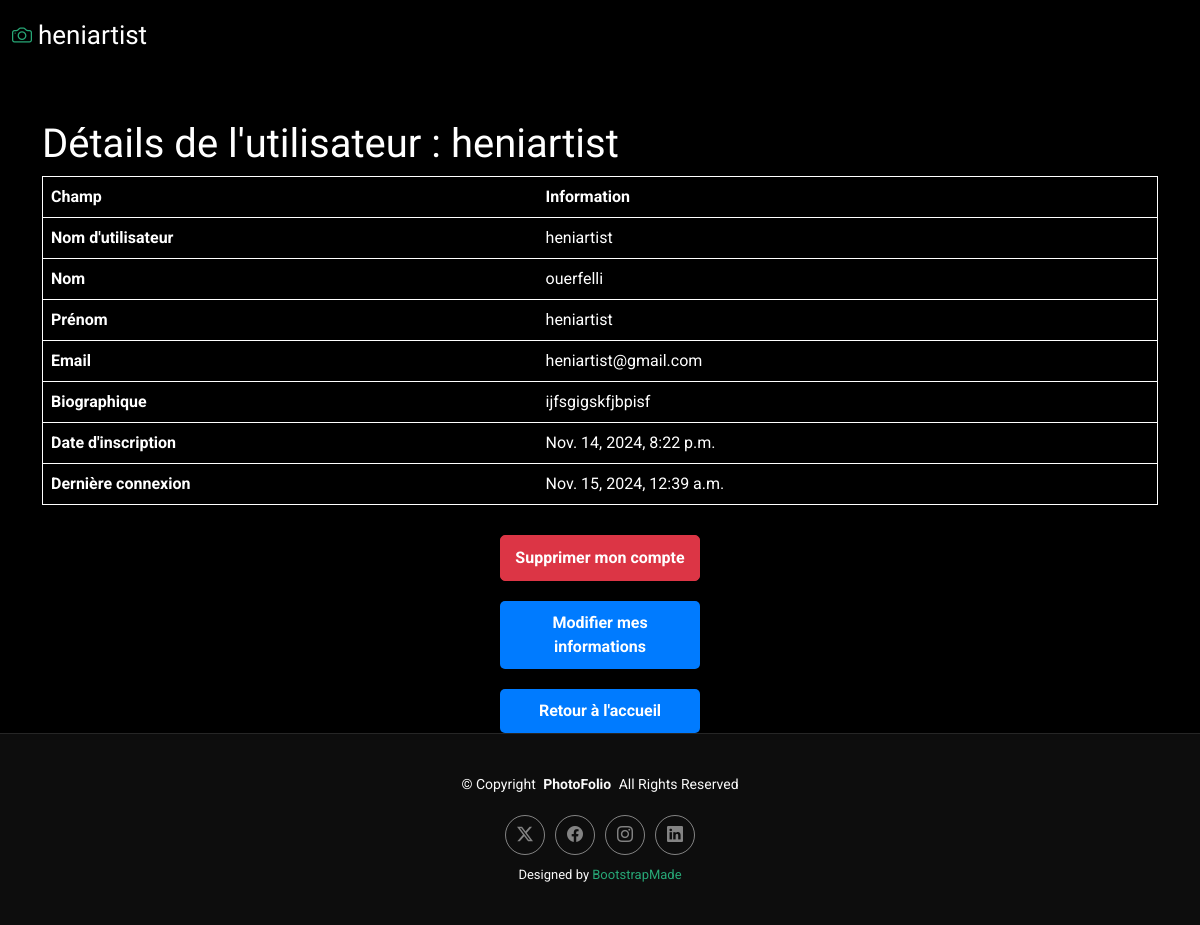
The page /details/10/ (signed in) on the database as committed earlier.
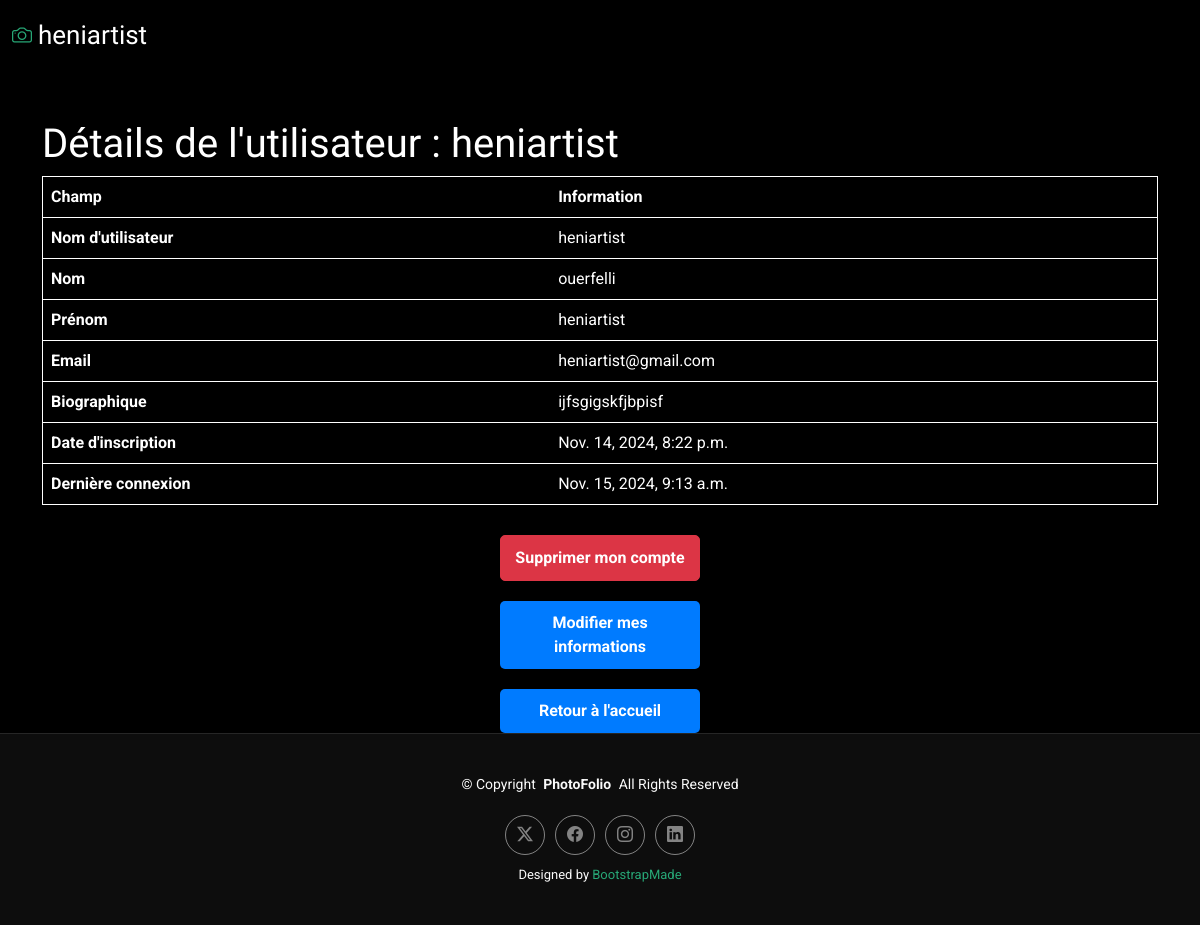
The same page on the database as committed later.
### users/models.py (models this page shows, shortened)
class User(AbstractUser):
    biography = models.TextField(blank=True, null=True,help_text="Une brève biographie ou description")
    first_name = models.CharField(max_length=30, validators=[only_Letters])
    last_name = models.CharField(max_length=30, validators=[only_Letters])
    email = models.EmailField(unique=True,validators=[Email_Valide])
    username = models.CharField(max_length=50, unique=True)
    USERNAME_FIELD="username"
    is_artist = models.BooleanField(default=False, help_text="Indique si l'utilisateur est un artiste")
    class Meta:
        verbose_name = "User"

### users/views.py (the view)
# urls.py: path('details/<int:pk>/', UserDetails.as_view(), name='user_details'),
class UserDetails(LoginRequiredMixin, DetailView):
    model = User
    template_name = "details.html"
    context_object_name = "user_details"

### users/templates/details.html (shortened to what this page needs)
{% load static %}
<!DOCTYPE html>
<html lang="en">
<head>
  <link href="{% static 'assets/vendor/bootstrap/css/bootstrap.min.css'%}" rel="stylesheet">
  <link href="{% static 'assets/vendor/bootstrap-icons/bootstrap-icons.css' %}" rel="stylesheet">
  <link href="{% static 'assets/vendor/aos/aos.css' %}" rel="stylesheet">
  <link href="{% static 'assets/vendor/glightbox/css/glightbox.min.css' %}" rel="stylesheet">
  <link href="{% static 'assets/vendor/swiper/swiper-bundle.min.css' %}" rel="stylesheet">
  <link href="{% static 'assets/css/main.css'%}" rel="stylesheet">
</head>
<body class="index-page">
  <header id="header" class="header d-flex align-items-center sticky-top">
    <div class="container-fluid position-relative d-flex align-items-center justify-content-between">
        <a href="{% url 'home' %}" class="logo d-flex align-items-center me-auto me-xl-0">
            <i class="bi bi-camera"></i>
              <h1 class="sitename">{{ user_details.username }}</h1>
          </a>
    </div>
  </header>
  <div class="container mt-5">
    <h1>Détails de l'utilisateur : {{ user_details.username }}</h1>
    <table class="table table-striped" style="border: 1px solid white; background-color: black !important; color: white;">
        <thead>
            <tr >
                <th scope="col">Champ</th>
                <th scope="col">Information</th>
            </tr>
        </thead>
        <tbody>
            <tr >
                <td><strong>Nom d'utilisateur</strong></td>
                <td>{{ user_details.username }}</td>
            </tr>
            <tr >
              <td><strong>Nom</strong></td>
              <td>{{ user_details.last_name }}</td>
          </tr>
          <tr >
            <td><strong>Prénom</strong></td>
            <td>{{ user_details.first_name }}</td>
        </tr>
            <tr >
                <td><strong>Email</strong></td>
                <td>{{ user_details.email }}</td>
            </tr>
            <tr >
              <td><strong>Biographique</strong></td>
              <td>{{ user_details.biography}}</td>
          </tr>
            <tr >
                <td><strong>Date d'inscription</strong></td>
                <td>{{ user_details.date_joined }}</td>
            </tr>
            <tr >
                <td><strong>Dernière connexion</strong></td>
                <td>{{ user_details.last_login }}</td>
            </tr>
        </tbody>
    </table>
    <div class="btn-container">
      <a href="{% url 'delete_user' pk=user.pk %}" class="btn btn-danger">Supprimer mon compte</a>
      <a href="{% url 'user_update' user.pk %}" class="btn-get-started">Modifier mes informations</a>
      <a href="{% url 'home' %}" class="btn-get-started">Retour à l'accueil</a>
  </div>
</div>
  <footer id="footer" class="footer">
    <div class="container">
      <div class="copyright text-center ">
        <p>© <span>Copyright</span> <strong class="px-1 sitename">PhotoFolio</strong> <span>All Rights Reserved</span></p>
      </div>
      <div class="social-links d-flex justify-content-center">
        <a href=""><i class="bi bi-twitter-x"></i></a>
        <a href=""><i class="bi bi-facebook"></i></a>
        <a href=""><i class="bi bi-instagram"></i></a>
        <a href=""><i class="bi bi-linkedin"></i></a>
      </div>
      <div class="credits">
        Designed by <a href="https://bootstrapmade.com/">BootstrapMade</a>
      </div>
    </div>
  </footer>
</body>
</html>

### static/assets/css/main.css (style rules this page uses)
:root { --default-font: "Roboto", system-ui, -apple-system, "Segoe UI", Roboto, "Helvetica Neue", Arial, "Noto Sans", "Liberation Sans", sans-serif, "Apple Color Emoji", "Segoe UI Emoji", "Segoe UI Symbol", "Noto Color Emoji"; --heading-font: "Cardo", sans-serif; --nav-font: "Inter", sans-serif; }
:root { --background-color: #000000; --default-color: #fafafa; --heading-color: #ffffff; --accent-color: #27a776; --surface-color: #1a1a1a; --contrast-color: #ffffff; }
:root { --nav-color: rgba(255, 255, 255, 0.5); --nav-hover-color: #ffffff; --nav-mobile-background-color: #1a1a1a; --nav-dropdown-background-color: #1a1a1a; --nav-dropdown-color: rgba(255, 255, 255, 0.5); --nav-dropdown-hover-color: #ffffff; }
:root { scroll-behavior: smooth; }
body { color: var(--default-color); background-color: var(--background-color); font-family: var(--default-font); }
a { color: var(--accent-color); text-decoration: none; transition: 0.3s; }
h1, h2, h3, h4, h5, h6 { color: var(--heading-color); font-family: var(--heading-font); }
.header { color: var(--default-color); background-color: var(--background-color); padding: 20px 0; transition: all 0.5s; z-index: 997; border-bottom: 1px solid var(--background-color); }
.header .logo { line-height: 1; }
.header .logo h1 { font-size: 32px; margin: 0; font-weight: 400; color: var(--heading-color); }
.header .logo i { font-size: 28px; margin-right: 6px; }
@media (max-width: 1200px) { .header .logo { order: 1; } }
@media (max-width: 1200px) { .header .logo h1 { font-size: 26px; } }
@media (max-width: 1200px) { .header .logo i { font-size: 20px; } }
.footer { --background-color: color-mix(in srgb, var(--default-color), transparent 95%); border-top: 1px solid color-mix(in srgb, var(--default-color), transparent 90%); color: var(--default-color); background-color: var(--background-color); font-size: 14px; padding: 40px 0; position: relative; }
.footer .copyright p { margin-bottom: 0; }
.footer .social-links { margin-top: 20px; }
.footer .social-links a { display: flex; align-items: center; justify-content: center; width: 40px; height: 40px; border-radius: 50%; border: 1px solid color-mix(in srgb, var(--default-color), transparent 50%); font-size: 16px; color: color-mix(in srgb, var(--default-color), transparent 50%); margin: 0 5px; transition: 0.3s; }
.footer .credits { margin-top: 10px; font-size: 13px; text-align: center; }

### users/templates/details.html (style rules this page uses)
.table { background-color: black !important; }
.btn-container { display: flex; flex-direction: column; gap: 20px; align-items: center; margin-top: 30px; }
.btn-container a { width: 200px; padding: 10px; text-align: center; border-radius: 5px; text-decoration: none; }
.btn-danger { background-color: #dc3545; color: white; font-weight: bold; }
.btn-get-started { background-color: #007bff; color: white; font-weight: bold; }

Rows that differ between the two databases and show on the page:
changed User "heniartist": last_login "Nov. 15, 2024, 12:39 a.m." → "Nov. 15, 2024, 9:13 a.m."
